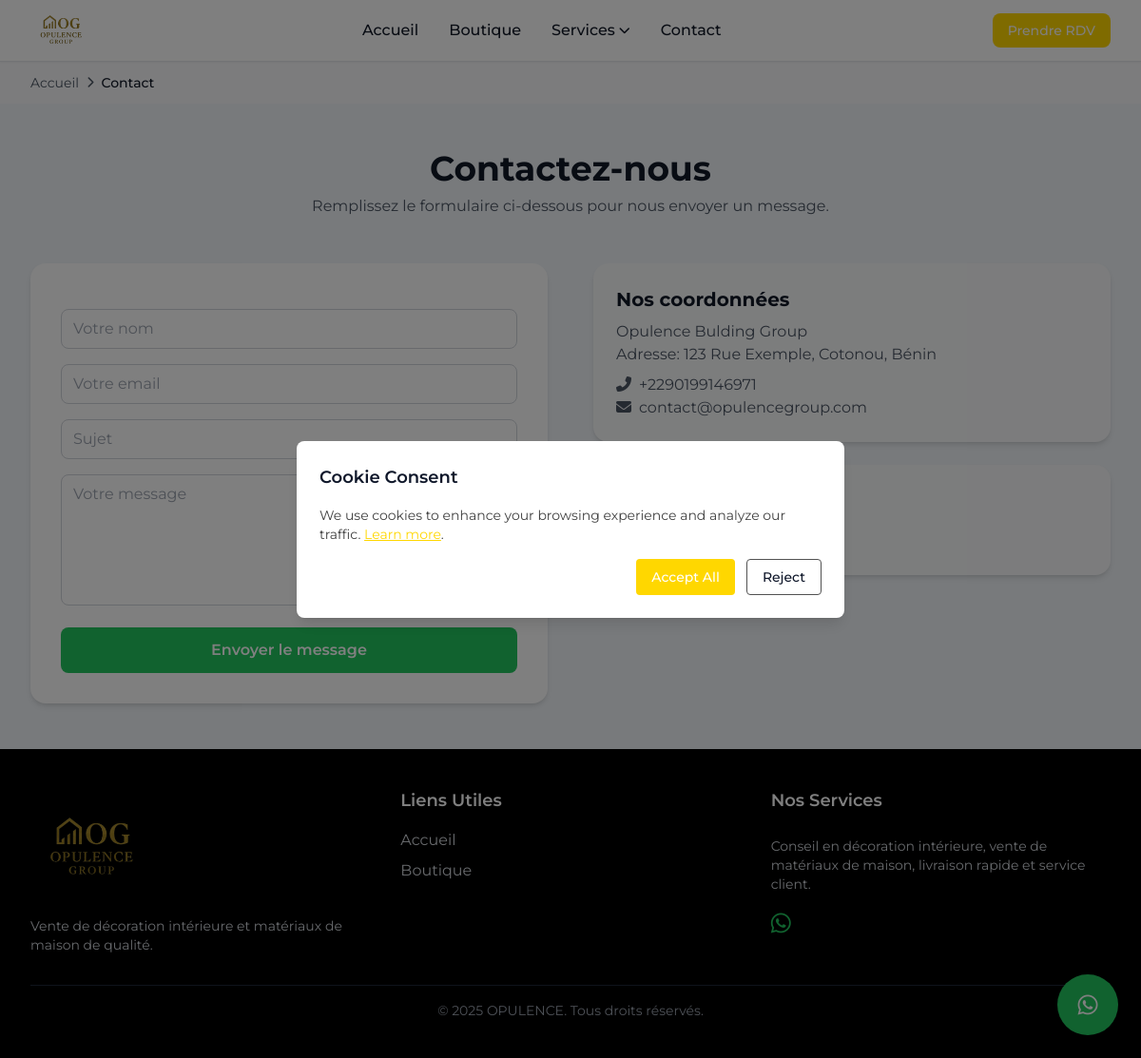
Page /contact/ on the committed database.
### core/models.py (models this page shows, shortened)
class SiteInfo(models.Model):
    site_name = models.CharField(max_length=255, default="NaturalBio")
    logo = models.ImageField(upload_to="site/logo/", null=True, blank=True)
    favicon = models.ImageField(upload_to="site/favicon/", null=True, blank=True)
    primary_color = models.CharField(max_length=7, default="#2E7D32")
    accent_color = models.CharField(max_length=7, default="#A5D6A7")
    neutral_light = models.CharField(max_length=7, default="#F1F5F9")
    neutral_dark = models.CharField(max_length=7, default="#0F172A")
    success_color = models.CharField(max_length=7, default="#16A34A")
    warning_color = models.CharField(max_length=7, default="#F59E0B")
    danger_color = models.CharField(max_length=7, default="#DC2626")
    email_primary = models.EmailField(default="contact@naturalbio.com")
    phone_primary = models.CharField(max_length=50, default="+229 123 456 78")
    phone_secondary = models.CharField(max_length=50, blank=True, null=True)
    payment_banner = models.ImageField(upload_to="site/banners/", null=True, blank=True)
    promo_banner = models.ImageField(upload_to="site/banners/", null=True, blank=True)
    promo_text = models.CharField(max_length=255, blank=True, null=True, help_text="Texte affiché dans la barre promo")
    footer_text = models.TextField(default="© 2025 NaturalBio. Tous droits réservés.")
    class Meta:
        verbose_name = "Site Information"
        verbose_name_plural = "Site Information"

### core/views.py (the view)
# urls.py: path('contact/', views.contact, name='contact'),
def contact(request):
    if request.method == 'POST':
        form = ContactForm(request.POST)
        if form.is_valid():
            form.save()
            messages.success(request, "Votre message a été envoyé avec succès !")
            return redirect('contact')
        else:
            messages.error(request, "Veuillez corriger les erreurs ci-dessous.")
    else:
        form = ContactForm()
    context = {
        'form': form
    }
    return render(request, 'core/contact.html',context)

### core/forms.py
class ContactForm(forms.ModelForm):
    class Meta:
        model = Contact
        fields = ['name', 'email', 'subject', 'message']
        widgets = {
            'name': forms.TextInput(attrs={'class': 'border border-gray-300 rounded-lg px-3 py-2 w-full', 'placeholder': 'Votre nom'}),
            'email': forms.EmailInput(attrs={'class': 'border border-gray-300 rounded-lg px-3 py-2 w-full', 'placeholder': 'Votre email'}),
            'subject': forms.TextInput(attrs={'class': 'border border-gray-300 rounded-lg px-3 py-2 w-full', 'placeholder': 'Sujet'}),
            'message': forms.Textarea(attrs={'class': 'border border-gray-300 rounded-lg px-3 py-2 w-full', 'placeholder': 'Votre message', 'rows': 5}),
        }

### core/context_processors.py (called while the page is built)
def site_info(request):
    site = SiteInfo.objects.first()  # On suppose un seul enregistrement
    return {
        'site_info': site
    }

def services_pro(request):
    services = Service.objects.all()
    return {
        'services':services
    }

### templates/core/contact.html (shortened to what this page needs)
{% extends 'base.html' %}
{% block breadcrumb %}
<div class="bg-gray-50">
    <div class="max-w-7xl mx-auto px-4 sm:px-6 lg:px-8 py-3">
        <nav class="flex items-center text-sm text-gray-600">
            <a href="/" class="hover:text-green-600 transition-colors">Accueil</a>
            <i class="fas fa-chevron-right mx-2 text-xs"></i>
            <span class="text-gray-900 font-medium">Contact</span>
        </nav>
    </div>
</div>
{% endblock %}
{% block content %}
<div class="max-w-7xl mx-auto px-4 sm:px-6 lg:px-8 py-12">
    <div class="text-center mb-12">
        <h1 class="text-3xl md:text-4xl font-bold text-gray-900 mb-2">Contactez-nous</h1>
        <p class="text-gray-600 max-w-2xl mx-auto">Remplissez le formulaire ci-dessous pour nous envoyer un message.</p>
    </div>
    <div class="grid grid-cols-1 md:grid-cols-2 gap-12">
        <div class="bg-white p-8 rounded-2xl shadow-md">
            <form method="POST" class="space-y-4">
                <div>
                    {{ form.name }}
                </div>
                <div>
                    {{ form.email }}
                </div>
                <div>
                    {{ form.subject }}
                </div>
                <div>
                    {{ form.message }}
                </div>
                <button type="submit" class="w-full bg-green-500 hover:bg-green-600 text-white py-3 rounded-lg font-semibold transition">
                    Envoyer le message
                </button>
            </form>
        </div>
        <div class="space-y-6">
            <div class="p-6 bg-gray-50 rounded-2xl shadow-md">
                <h2 class="text-xl font-bold text-gray-900 mb-2">Nos coordonnées</h2>
                <p class="text-gray-600">Opulence Bulding Group<br>Adresse: 123 Rue Exemple, Cotonou, Bénin</p>
                <p class="text-gray-600 mt-2"><i class="fas fa-phone-alt mr-2"></i>{{ site_info.phone_primary }}</p>
                <p class="text-gray-600"><i class="fas fa-envelope mr-2"></i>{{ site_info.email_primary }}</p>
            </div>
            <div class="p-6 bg-gray-50 rounded-2xl shadow-md">
                <h2 class="text-xl font-bold text-gray-900 mb-2">Nous suivre</h2>
                <div class="flex gap-4">
                    <a href="{{ site_info.facebook }}" target="_blank" class="text-blue-600 hover:text-blue-800"></a>
                    <a href="{{ site_info.instagram }}" target="_blank" class="text-pink-500 hover:text-pink-700"></a>
                    <a href="{{ site_info.linkedin }}" target="_blank" class="text-blue-700 hover:text-blue-900"></a>
                </div>
            </div>
        </div>
    </div>
</div>
{% endblock %}

### templates/inc/header.html (shortened to what this page needs)
{% load static %}
<header class="sticky top-0 z-50 bg-white shadow-sm border-b border-gray-200">
  <div class="max-w-7xl mx-auto px-4 sm:px-6 lg:px-8">
    <div class="flex items-center justify-between h-16">
      <div class="flex items-center h-full">
        <a href="/" class="h-full">
          {% if site_info.logo %}
            <img src="{{ site_info.logo.url }}" alt="Logo" class="h-full max-h-16 object-contain">
          {% else %}
            <img src="{% static 'img/logo.png' %}" alt="Opulence Logo" class="h-full max-h-16 object-contain">
          {% endif %}
        </a>
      </div>
      <nav class="hidden md:flex items-center space-x-8">
        <a href="/" class="text-gray-900 hover:text-blue-600 transition font-medium">Accueil</a>
        <a href="/shop/" class="text-gray-900 hover:text-blue-600 transition font-medium">Boutique</a>
        <div class="relative group">
          <button class="flex items-center space-x-1 text-gray-900 hover:text-blue-600 transition font-medium">
            <a href="/#service"><span>Services</span></a>
            <i class="fas fa-chevron-down text-xs"></i>
          </button>
        </div>
        <a href="/contact/" class="text-gray-900 hover:text-blue-600 transition font-medium">Contact</a>
      </nav>
      <div class="flex items-center space-x-4">
        <a href="https://calendly.com/houenoumarcel897/30min" target="_blank"
           class="bg-primary hover:bg-blue-700 text-white px-4 py-2 rounded-lg text-sm font-medium transition">
          Prendre RDV
        </a>
      </div>
    </div>
  </div>
</header>

### templates/inc/footer.html (shortened to what this page needs)
{% load static %}
<footer class="bg-black text-white">
  <div class="max-w-7xl mx-auto px-4 sm:px-6 lg:px-8 py-10 space-y-8">
    <div class="grid grid-cols-1 md:grid-cols-3 gap-8">
      <div class="flex flex-col items-center md:items-start space-y-2">
        {% if site_info.logo %}
          <img src="{{ site_info.logo.url }}" alt="{{ site_info.site_name }} Logo" class="w-32 h-auto">
        {% else %}
          <img src="{% static 'img/logo.png' %}" alt="Opulence Logo" class="w-32 h-auto">
        {% endif %}
        <p class="text-sm text-gray-300 text-center md:text-left">
          Vente de décoration intérieure et matériaux de maison de qualité.
        </p>
      </div>
      <div class="flex flex-col space-y-2 text-center md:text-left">
        <h3 class="font-semibold text-lg text-white mb-2">Liens Utiles</h3>
        <a href="/" class="text-gray-300 hover:text-blue-500 transition">Accueil</a>
        <a href="/shop" class="text-gray-300 hover:text-blue-500 transition">Boutique</a>
      </div>
      <div class="flex flex-col space-y-4 text-center md:text-left">
        <h3 class="font-semibold text-lg text-white mb-2">Nos Services</h3>
        <p class="text-gray-300 text-sm">
          Conseil en décoration intérieure, vente de matériaux de maison, livraison rapide et service client.
        </p>
        <div class="flex space-x-6 mt-2 justify-center md:justify-start">
          {% if site_info.phone_primary %}
            <a href="https://wa.me/{{ site_info.phone_primary }}" target="_blank" class="text-green-500 hover:text-green-400 text-2xl">
              <i class="fab fa-whatsapp"></i>
            </a>
          {% endif %}
        </div>
      </div>
    </div>
    <div class="border-t border-gray-800 mt-8 pt-4 text-center text-gray-400 text-sm">
      © {% now "Y" %} {{ site_info.site_name }}. Tous droits réservés.
    </div>
  </div>
</footer>

### rows in the picture
SiteInfo: logo (picture), phone_primary "+2290199146971", email_primary "contact@opulencegroup.com", site_name "OPULENCE"
